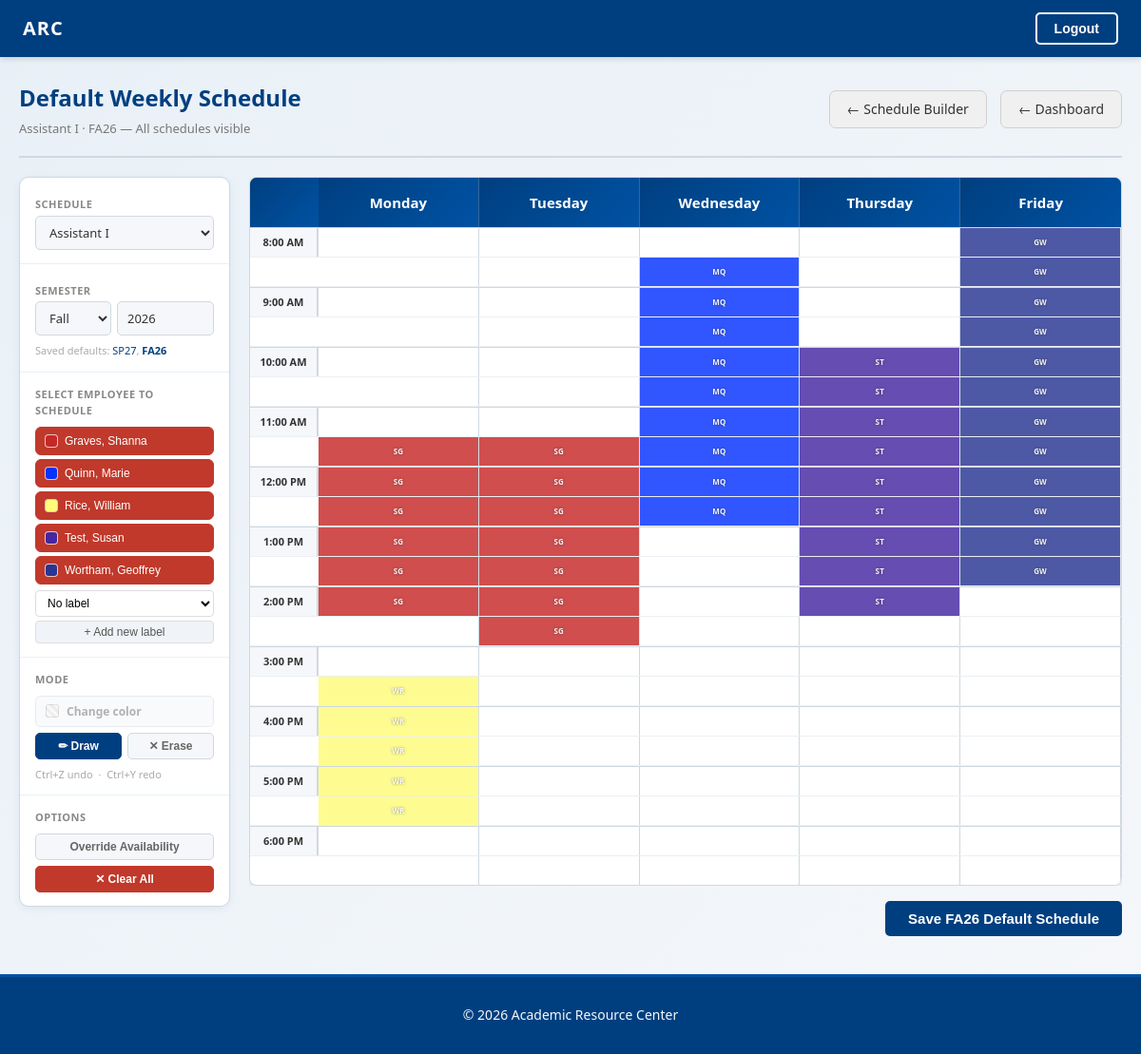
The app's page /schedule/default/ (signed in) with its own data.
### scheduling/models.py (models this page shows)
class Schedule(models.Model):
    name = models.CharField(max_length=100, unique=True)
    color = models.CharField(max_length=7, default='#003F7F')
    schedulers = models.ManyToManyField(
        settings.AUTH_USER_MODEL,
        blank=True,
        related_name='scheduler_of'
    )
    members = models.ManyToManyField(
        settings.AUTH_USER_MODEL,
        blank=True,
        related_name='member_of'
    )
    def __str__(self):
        return self.name

### account/models.py (models this page shows, shortened)
class Employee(AbstractUser):
    class Role(models.TextChoices):
        ASSISTANT_I = 'ASSISTANT_I', 'Assistant I'
        ASSISTANT_II = 'ASSISTANT_II', 'Assistant II'
        TUTOR = 'TUTOR', 'Tutor'
        LIBRARY = 'LIBRARY','Library Staff'
    birth_month = models.PositiveSmallIntegerField(
        null=True, blank=True,
        choices=[(m, calendar.month_name[m]) for m in range(1, 13)],
    )
    birth_day = models.PositiveSmallIntegerField(
        null=True, blank=True,
        validators=[MinValueValidator(1), MaxValueValidator(31)],
    )
    part_time = models.BooleanField(default=True)
    role = models.CharField(
        max_length=20,
        choices=Role.choices,
        default=Role.TUTOR,
    )
    is_admin = models.BooleanField(default=False)
    desired_weekly_hours = models.FloatField(
        null=True, blank=True, validators=[MinValueValidator(0)]
    )
    wants_lunch_break = models.BooleanField(default=False)
    availability_override_until = models.DateField(null=True, blank=True)

### scheduling/views.py (the view, shortened to what this page needs)
# urls.py: path('schedule/default/', views.default_schedule_builder, name='default_schedule_builder'),
@login_required
@user_passes_test(_is_scheduler_or_admin)
def default_schedule_builder(request):
    from account.models import Employee
    today = date.today()
    term, year = _requested_term(request.POST if request.method == 'POST' else request.GET, today)
    term_qs = f"&term={term}&year={year}"
    is_admin = request.user.is_admin
    if is_admin:
        allowed_schedules = list(Schedule.objects.all().order_by('name'))
    else:
        allowed_schedules = list(request.user.scheduler_of.all().order_by('name'))
    schedule_pk_param = (
        request.POST.get('active_schedule_pk')
        or request.GET.get('schedule')
        or (str(allowed_schedules[0].pk) if allowed_schedules else '')
    )
    active_schedule = next((s for s in allowed_schedules if str(s.pk) == schedule_pk_param), None)
    if not active_schedule and allowed_schedules:
        active_schedule = allowed_schedules[0]
        schedule_pk_param = str(active_schedule.pk)
    if active_schedule:
        visible_employees = list(
            Employee.objects.filter(member_of=active_schedule)
            .distinct().order_by('last_name', 'first_name')
        )
    else:
        visible_employees = []
    employee_colors, custom_color_pks = _employee_colors(active_schedule, visible_employees)
    employee_desired_hours = {
        str(e.pk): e.desired_weekly_hours for e in visible_employees
    }
    employee_wants_lunch = {
        str(e.pk): e.wants_lunch_break for e in visible_employees
    }
    avail_data = {}
    avail_minutes_by_user = {}
    if visible_employees:
        all_avail = WeeklyAvailability.objects.filter(
            user__in=visible_employees, term=term, year=year,
        ).order_by('start_time')
    low_availability_flags = {
        e.pk: (avail_minutes_by_user.get(e.pk, 0) / 60) < MIN_AVAILABILITY_HOURS
        for e in visible_employees
    }
    conflict_data = {}
    other_default_qs = WeeklySchedule.objects.none()
    if visible_employees:
        other_default_qs = WeeklySchedule.objects.filter(
            user__in=visible_employees, term=term, year=year,
        ).exclude(schedule=active_schedule)
        for blk in other_default_qs.select_related('user', 'schedule'):
            conflict_data.setdefault(str(blk.user_id), []).append({
                'date': blk.day_of_week,
                'start': blk.start_time.strftime('%H:%M'),
                'end': blk.end_time.strftime('%H:%M'),
                'schedule': blk.schedule.name,
                'schedule_color': blk.schedule.color,
            })
    parttime_flags = {}
    other_hours_map = {}
    for emp in visible_employees:
        is_pt = emp.part_time
        parttime_flags[emp.pk] = is_pt
        if is_pt:
            total_mins = sum(
                (blk.end_time.hour * 60 + blk.end_time.minute)
                - (blk.start_time.hour * 60 + blk.start_time.minute)
                for blk in other_default_qs.filter(user=emp)
            )
            other_hours_map[emp.pk] = round(total_mins / 60, 2)
        else:
            other_hours_map[emp.pk] = 0
    role_hours = _default_week_role_hours()
    week_grid = role_hours.grid(
        _roles_of(visible_employees), [code for code, _label in DEFAULT_BUILDER_DAYS]
    )
    day_hours = {code: span[:2] for code, span in week_grid.day_hours.items()}
    slots = week_grid.slots
    slot_minutes = hours.slot_minutes(slots, week_grid.end)
    date_day_map = {code: code for code, _label in DEFAULT_BUILDER_DAYS}
    blocks = list(
        WeeklySchedule.objects.filter(
            schedule=active_schedule, term=term, year=year,
        ).select_related('user')
    ) if active_schedule else []
    cell_state = {}
    for blk in blocks:
        color = employee_colors.get(blk.user.pk, '#999')
        for slot in slots:
            if blk.start_time <= slot < blk.end_time:
                sk = f"{slot.hour:02d}_{slot.minute:02d}"
                cell_state.setdefault((blk.day_of_week, sk), []).append({
                    'emp_pk': str(blk.user.pk),
                    'color': color,
                    'label': blk.custom_label,
                })
    label_day_slots = {}
    for (day_code, sk), assignments in cell_state.items():
        for lbl in {a['label'] or '' for a in assignments}:
            key = (day_code, lbl)
            label_day_slots[key] = label_day_slots.get(key, 0) + 1
    for (day_code, sk), assignments in cell_state.items():
        assignments.sort(key=lambda a: (
            -label_day_slots.get((day_code, a['label'] or ''), 0),
            a['label'] or '',
            a['emp_pk'],
        ))
    col_template = f"72px repeat({len(DEFAULT_BUILDER_DAYS)}, 1fr)"
    day_header_cols = [{'code': code, 'label': label} for code, label in DEFAULT_BUILDER_DAYS]
    grid = []
    for idx, slot in enumerate(slots):
        sk = f"{slot.hour:02d}_{slot.minute:02d}"
        cells = []
        for day_code, _label in DEFAULT_BUILDER_DAYS:
            dh_start, dh_end = day_hours[day_code]
            in_hours = dh_start <= slot < dh_end
            inp_name = f"slot_{day_code}_{sk}"
            cells.append({
                'day_code': day_code,
                'in_hours': in_hours,
                'assignments': cell_state.get((day_code, sk), []),
                'inp_name': inp_name,
                'inp_id': f"inp_{day_code}_{sk}",
            })
        grid.append({
            'time': slot, 'slot_key': sk,
            'display': _slot_display(slot),
            'show_label': slot.minute == 0 or idx == 0 or slot.minute % 30 != 0,
            'cells': cells,
        })
    schedule_labels_data = []
    if active_schedule:
        schedule_labels_data = list(
            ShiftLabel.objects.filter(schedule=active_schedule).values('pk', 'name', 'color')
        )
    employee_initials = {
        str(e.pk): (e.first_name[:1] + e.last_name[:1]).upper()
        for e in visible_employees
    }
    return render(request, 'scheduling/default_schedule_builder.html', {
        'grid_slots_json': _grid_slots_json(week_grid),
        'col_template': col_template,
        'day_header_cols': day_header_cols,
        'grid': grid,
        'allowed_schedules': allowed_schedules,
        'visible_employees': visible_employees,
        'employee_colors': employee_colors,
        'employee_colors_json': json.dumps(employee_colors),
        'custom_color_pks_json': json.dumps([str(pk) for pk in custom_color_pks]),
        'active_schedule': active_schedule,
        'active_schedule_pk': schedule_pk_param,
        'employee_availability_json': json.dumps(avail_data),
        'employee_conflicts_json': json.dumps(conflict_data),
        'date_day_map_json': json.dumps(date_day_map),
        'employee_is_parttime_json': json.dumps({str(k): v for k, v in parttime_flags.items()}),
        'employee_other_hours_json': json.dumps({str(k): v for k, v in other_hours_map.items()}),
        'employee_desired_hours_json': json.dumps(employee_desired_hours),
        'employee_wants_lunch_json': json.dumps(employee_wants_lunch),
        'low_availability_flags': low_availability_flags,
        'min_availability_hours': MIN_AVAILABILITY_HOURS,
        'schedule_labels_json': json.dumps(schedule_labels_data),
        'employee_initials_json': json.dumps(employee_initials),
        'employee_role_hours_json': role_hours.as_json(
            visible_employees, [code for code, _label in DEFAULT_BUILDER_DAYS]
        ),
        'is_admin': is_admin,
        'term': term, 'year': year,
        'term_label': term_label(term, year),
        'term_choices': Term.choices,
        'saved_terms': [
            {'term': t, 'year': y, 'label': term_label(t, y)}
            for t, y in _saved_terms(active_schedule)
        ],
    })

### scheduling/templates/scheduling/default_schedule_builder.html (shortened to what this page needs)
{% extends "dashboard/base.html" %}
{% load custom_filters %}
{% block content %}
<div class="sb2-page">
  <div class="sb2-topbar">
    <div class="sb2-topbar-left">
      <h1 class="sb2-title">Default Weekly Schedule</h1>
      <p class="sb2-subtitle">
        {% if active_schedule %}{{ active_schedule }} &middot; {{ term_label }}{% else %}Select a schedule{% endif %}
        {% if is_admin %}&mdash; All schedules visible{% endif %}
      </p>
    </div>
    <div class="sb2-topbar-right">
      <a href="{% url 'scheduling:schedule_builder' %}?schedule={{ active_schedule_pk }}" class="btn btn-secondary" id="nav-builder">← Schedule Builder</a>
      <a href="{% url 'dashboard:dashboard' %}" class="btn btn-secondary" id="nav-dashboard">← Dashboard</a>
    </div>
  </div>
  <div class="sb2-body">
    <div class="sb2-sidebar">
      <div class="sb2-sidebar-section">
        <label class="sb2-sidebar-label" for="schedule-select">Schedule</label>
        <select id="schedule-select" class="sb2-select">
          {% for sched in allowed_schedules %}
          <option value="{{ sched.pk }}"
                  data-url="?schedule={{ sched.pk }}&term={{ term }}&year={{ year }}"
                  {% if sched.pk|stringformat:'s' == active_schedule_pk %}selected{% endif %}>
            {{ sched.name }}
          </option>
          {% endfor %}
        </select>
      </div>
      <div class="sb2-sidebar-section">
        <label class="sb2-sidebar-label" for="term-select">Semester</label>
        <div style="display:flex;gap:6px;">
          <select id="term-select" class="sb2-select" style="flex:1;">
            {% for code, label in term_choices %}
            <option value="{{ code }}" {% if code == term %}selected{% endif %}>{{ label }}</option>
            {% endfor %}
          </select>
          <input type="number" id="term-year" class="sb2-select" style="width:80px;cursor:text;"
                 min="2000" max="2100" step="1" value="{{ year }}" aria-label="Year">
        </div>
        {% if saved_terms %}
        <p class="sb2-mode-hint" style="margin:8px 0 0;">
          Saved defaults:
          {% for t in saved_terms %}
          <a href="?schedule={{ active_schedule_pk }}&term={{ t.term }}&year={{ t.year }}"
             class="term-saved-link"{% if t.term == term and t.year == year %} style="font-weight:700;"{% endif %}>{{ t.label }}</a>{% if not forloop.last %}, {% endif %}
          {% endfor %}
        </p>
        {% endif %}
      </div>
      <div class="sb2-sidebar-section">
        <div class="sb2-sidebar-label">Select Employee to Schedule</div>
        <div id="emp-list" class="sb2-emp-list">
          {% for emp in visible_employees %}
          <button type="button"
                  class="sb2-emp-pill {% if low_availability_flags|dict_lookup:emp.pk %}sb2-emp-pill-warning{% endif %}"
                  data-emp="{{ emp.pk }}"
                  style="--emp-color: {{ employee_colors|dict_lookup:emp.pk }};"
                  {% if low_availability_flags|dict_lookup:emp.pk %}title="Has not marked the minimum {{ min_availability_hours }} hours of availability"{% endif %}
                  onclick="selectEmployee('{{ emp.pk }}', '{{ employee_colors|dict_lookup:emp.pk }}')">
            <span class="sb2-emp-swatch" style="background:{{ employee_colors|dict_lookup:emp.pk }};"></span>
            {{ emp.last_name }}, {{ emp.first_name }}
          </button>
          {% empty %}
          <p class="sb2-no-emp">No employees in this schedule.</p>
          {% endfor %}
        </div>
        <div id="label-input-wrap" style="margin-top:6px;">
          <div style="display:flex;gap:4px;align-items:center;">
            <select id="active-label-select"
                    style="flex:1;min-width:0;box-sizing:border-box;padding:5px 8px;font-size:12px;border:1px solid #ddd;border-radius:4px;background:#fff;">
              <option value="">No label</option>
            </select>
          </div>
          <button type="button" id="add-label-btn" onclick="showAddLabel()"
                  style="margin-top:4px;width:100%;padding:4px 8px;font-size:12px;background:#f0f4f8;color:#555;border:1px solid #ddd;border-radius:4px;cursor:pointer;">
            + Add new label
          </button>
        </div>
      </div>
      <div class="sb2-sidebar-section">
        <div class="sb2-sidebar-label">Mode</div>
        <div class="sb2-color-row">
          <label id="emp-color-btn" class="sb2-mode-btn sb2-color-btn sb2-color-btn-disabled"
                 title="Select one employee to change their color">
            <span id="emp-color-swatch" class="sb2-color-btn-swatch"></span>
            Change color
          </label>
        </div>
        <div class="sb2-mode-btns">
          <button type="button" id="mode-draw"  class="sb2-mode-btn sb2-mode-active" onclick="setMode('draw')">✏ Draw</button>
          <button type="button" id="mode-erase" class="sb2-mode-btn"                 onclick="setMode('erase')">✕ Erase</button>
        </div>
        <p class="sb2-mode-hint">Ctrl+Z undo &nbsp;·&nbsp; Ctrl+Y redo</p>
      </div>
      <div class="sb2-sidebar-section">
        <div class="sb2-sidebar-label">Options</div>
        <button type="button" id="toggle-override" class="sb2-override-btn" onclick="toggleOverride()">
          Override Availability
        </button>
        <button type="button" class="sb2-override-btn sb2-clear-all-btn" onclick="clearAll()" style="margin-top:6px;background:#c0392b;color:#fff;border-color:#c0392b;">
          ✕ Clear All
        </button>
      </div>
    </div>
    <div class="sb2-grid-wrap">
      <form method="post" id="schedule-form">
        <div class="sb2-calendar-scroll">
        <div class="sb2-calendar hourly-calendar">
          <div class="calendar-header" style="grid-template-columns: {{ col_template }};">
            <div class="hour-column"></div>
            {% for day in day_header_cols %}
            <div class="day-header">
              <span class="day-full">{{ day.label }}</span>
            </div>
            {% endfor %}
          </div>
          <div class="calendar-grid">
            {% for row in grid %}
            <div class="calendar-row {% if row.show_label %}hour-row{% endif %}"
                 style="grid-template-columns: {{ col_template }};">
              <div class="hour-label {% if not row.show_label %}label-hidden{% endif %}">
                {% if row.show_label %}{{ row.display }}{% endif %}
              </div>
              {% for cell in row.cells %}
              <div class="hour-cell sb2-cell {% if cell.in_hours %}sb2-in-hours{% else %}out-of-hours{% endif %}"
                   data-date="{{ cell.day_code }}"
                   data-slot="{{ row.slot_key }}"
                   data-inp-name="{{ cell.inp_name }}"
                   {% if row.show_label %}data-hour-boundary="1"{% endif %}
                   id="{{ cell.inp_id }}__cell"
                   style="position:relative;">
              </div>
              {% endfor %}
            </div>
            {% endfor %}
          </div>
        </div>
        </div>
        <div class="sb2-form-actions">
          <button type="submit" class="btn btn-primary sb2-save-btn">Save {{ term_label }} Default Schedule</button>
        </div>
      </form>
    </div>
  </div>
</div>
{% endblock %}

### records on screen
Schedule: name "Assistant I"
Employee: last_name "Graves", first_name "Shanna"
Employee: last_name "Quinn", first_name "Marie"
Employee: last_name "Rice", first_name "William"
Employee: last_name "Test", first_name "Susan"
Employee: last_name "Wortham", first_name "Geoffrey"

### other values on screen
{{ term_label }} "FA26"
{{ t.label }} "SP27" "FA26"
{{ day.label }} "Monday" "Tuesday" "Wednesday" "Thursday" "Friday"
{{ row.display }} "8:00 AM" "9:00 AM" "10:00 AM" "11:00 AM" "12:00 PM" "1:00 PM" "2:00 PM" "3:00 PM" "4:00 PM" "5:00 PM" "6:00 PM"
form field value "Assistant I"
form field value "Fall"
